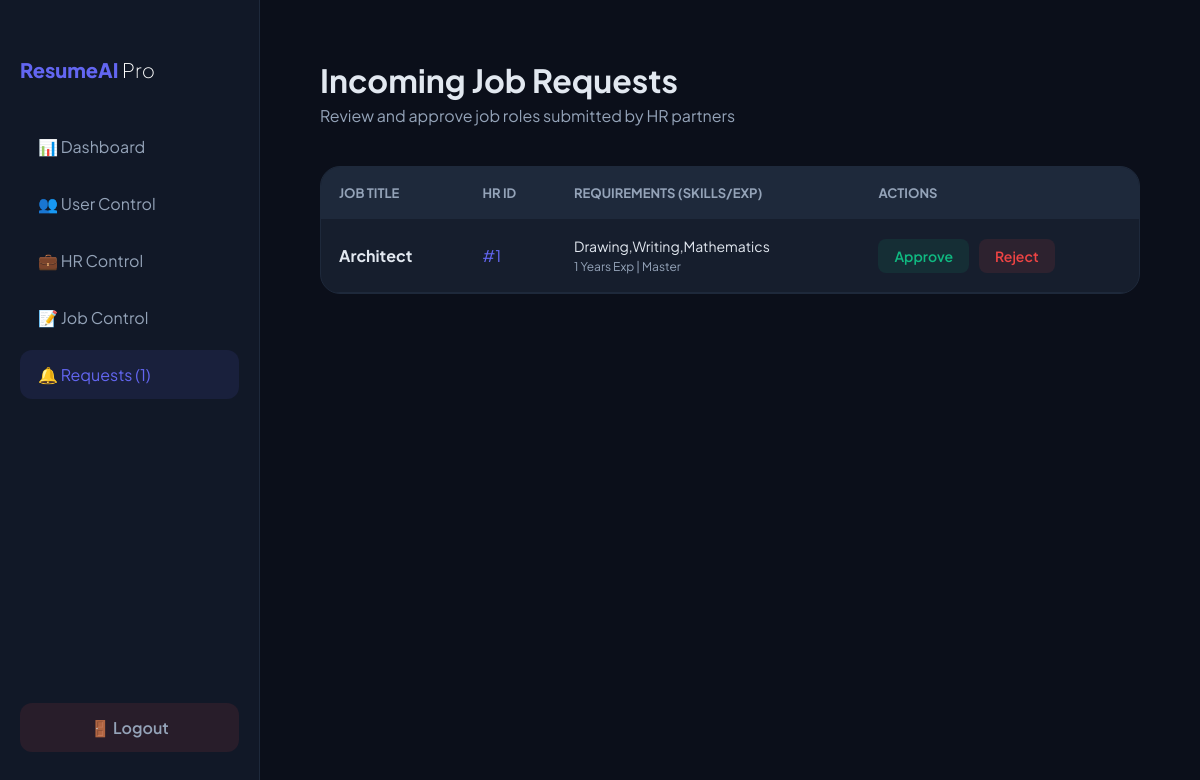
/admin/view_requests (signed in), run on the app's committed database.
### tables this page shows
CREATE TABLE job_requests (
            id INTEGER PRIMARY KEY AUTOINCREMENT,
            hr_id INTEGER,
            job_title TEXT,
            skills TEXT,
            experience TEXT,
            degree TEXT,
            status TEXT DEFAULT 'Pending',
            created_at TIMESTAMP DEFAULT CURRENT_TIMESTAMP
        );

### app.py (the view)
@app.route("/admin/view_requests")
def admin_view_requests():
    if session.get("role") != "admin":
        return redirect("/login")
    conn = sqlite3.connect("jobs.db")
    cursor = conn.cursor()
    cursor.execute("SELECT * FROM job_requests WHERE status='Pending'")
    pending = cursor.fetchall()
    conn.close()
    return render_template("admin_view_requests.html", pending=pending)

### app.py (called while the page is built)
@app.context_processor
def inject_pending_count():
    count = 0
    if session.get("role") == "admin":
        try:
            conn = sqlite3.connect("jobs.db")
            cursor = conn.cursor()
            cursor.execute("SELECT COUNT(*) FROM job_requests WHERE status='Pending'")
            count = cursor.fetchone()[0]
            conn.close()
        except:
            count = 0
    return dict(pending_count=count)

### templates/admin_view_requests.html (shortened to what this page needs)
<!DOCTYPE html>
<html lang="en">
<head>
</head>
<body>
<div class="sidebar">
    <h2>ResumeAI <span style="color:white; font-weight:200;">Pro</span></h2>
    <a href="/admin">📊 Dashboard</a>
    <a href="/admin/users">👥 User Control</a>
    <a href="/admin/hr">💼 HR Control</a>
    <a href="/admin/jobs">📝 Job Control</a>
    <a href="/admin/view_requests" class="active">🔔 Requests ({{pending_count}})</a>
    <a href="/logout" class="logout-btn">🚪 Logout</a>
</div>
<div class="content">
    <div class="header-section">
        <h1 style="margin:0;">Incoming Job Requests</h1>
        <p style="color: #94a3b8; margin-top:5px;">Review and approve job roles submitted by HR partners</p>
    </div>
    <div class="table-container">
        {% if not pending %}
            <div class="empty-state">
                <p>No pending requests at the moment.</p>
            </div>
        {% else %}
            <table>
                <thead>
                    <tr>
                        <th>Job Title</th>
                        <th>HR ID</th>
                        <th>Requirements (Skills/Exp)</th>
                        <th>Actions</th>
                    </tr>
                </thead>
                <tbody>
                    {% for r in pending %}
                    <tr>
                        <td><strong>{{ r[2] }}</strong></td>
                        <td><span style="color: var(--primary);">#{{ r[1] }}</span></td>
                        <td>
                            <div style="font-size: 14px;">
                                <div style="color: #e2e8f0;">{{ r[3] }}</div>
                                <div style="color: #94a3b8; font-size: 12px; margin-top: 4px;">{{ r[4] }} Years Exp | {{ r[5] }}</div>
                            </div>
                        </td>
                        <td>
                            <div class="action-btns">
                                <a href="/admin/handle_request/{{ r[0] }}/approve" class="btn-approve">Approve</a>
                                <a href="/admin/handle_request/{{ r[0] }}/reject" class="btn-reject">Reject</a>
                            </div>
                        </td>
                    </tr>
                    {% endfor %}
                </tbody>
            </table>
        {% endif %}
    </div>
</div>
</body>
</html>

### templates/admin_view_requests.html (style rules this page uses)
:root { --primary: #6366f1; --danger: #ef4444; --success: #10b981; --bg: #0b0f1a; --card: #161e2d; --sidebar: #111827; --border: #1e293b; }
body { margin: 0; font-family: 'Plus Jakarta Sans', sans-serif; background: var(--bg); color: #e2e8f0; display: flex; }
.sidebar { width: 260px; height: 100vh; background: var(--sidebar); position: fixed; padding: 40px 20px; display: flex; flex-direction: column; box-sizing: border-box; border-right: 1px solid var(--border); }
.sidebar h2 { font-size: 20px; font-weight: 800; color: var(--primary); margin-bottom: 40px; }
.sidebar a { padding: 14px 18px; color: #94a3b8; text-decoration: none; border-radius: 12px; margin-bottom: 8px; transition: 0.3s; }
.sidebar a:hover, .sidebar a.active { background: rgba(99, 102, 241, 0.1); color: var(--primary); }
.logout-btn { margin-top: auto; padding: 14px 18px; background: rgba(239, 68, 68, 0.1); color: #ef4444; text-decoration: none; border-radius: 12px; font-weight: 600; text-align: center; }
.content { margin-left: 260px; padding: 60px; width: calc(100% - 260px); box-sizing: border-box; }
.header-section { margin-bottom: 40px; }
.table-container { background: var(--card); border-radius: 20px; border: 1px solid var(--border); overflow: hidden; }
table { width: 100%; border-collapse: collapse; }
th { background: #1e293b; color: #94a3b8; text-align: left; padding: 18px; font-size: 13px; text-transform: uppercase; }
td { padding: 18px; border-bottom: 1px solid var(--border); }
.action-btns { display: flex; gap: 10px; }
.btn-approve { color: var(--success); background: rgba(16, 185, 129, 0.1); padding: 8px 16px; border-radius: 8px; text-decoration: none; font-size: 14px; font-weight: 600; }
.btn-reject { color: var(--danger); background: rgba(239, 68, 68, 0.1); padding: 8px 16px; border-radius: 8px; text-decoration: none; font-size: 14px; font-weight: 600; }

### data on the page
job_requests: job_title "Architect", hr "1", skills "Drawing,Writing,Mathematics", experience "1", degree "Master"

### other printed values
{{ pending_count }} "1"
